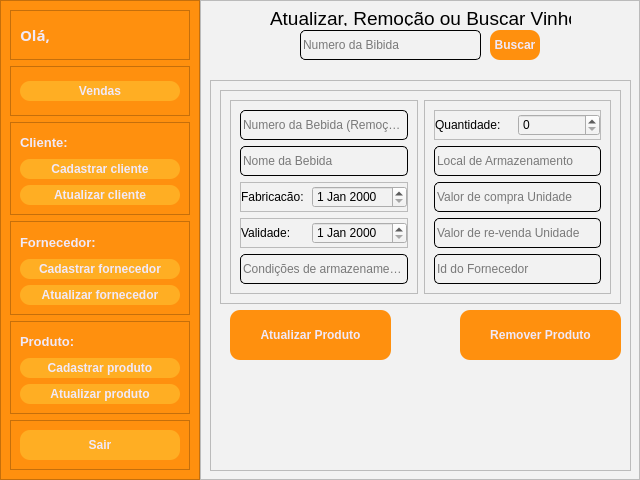
<?xml version="1.0" encoding="UTF-8"?>
<ui version="4.0">
 <class>MainWindow</class>
 <widget class="QMainWindow" name="MainWindow">
  <property name="geometry">
   <rect>
    <x>0</x>
    <y>0</y>
    <width>640</width>
    <height>480</height>
   </rect>
  </property>
  <property name="minimumSize">
   <size>
    <width>640</width>
    <height>480</height>
   </size>
  </property>
  <property name="maximumSize">
   <size>
    <width>640</width>
    <height>480</height>
   </size>
  </property>
  <property name="windowTitle">
   <string>MainWindow</string>
  </property>
  <widget class="QWidget" name="centralwidget">
   <layout class="QHBoxLayout" name="horizontalLayout">
    <property name="spacing">
     <number>0</number>
    </property>
    <property name="leftMargin">
     <number>0</number>
    </property>
    <property name="topMargin">
     <number>0</number>
    </property>
    <property name="rightMargin">
     <number>0</number>
    </property>
    <property name="bottomMargin">
     <number>0</number>
    </property>
    <item>
     <widget class="QFrame" name="frame">
      <property name="enabled">
       <bool>true</bool>
      </property>
      <property name="minimumSize">
       <size>
        <width>50</width>
        <height>0</height>
       </size>
      </property>
      <property name="maximumSize">
       <size>
        <width>200</width>
        <height>16777215</height>
       </size>
      </property>
      <property name="styleSheet">
       <string notr="true">background-color: rgb(255, 144, 14);</string>
      </property>
      <property name="frameShape">
       <enum>QFrame::StyledPanel</enum>
      </property>
      <property name="frameShadow">
       <enum>QFrame::Raised</enum>
      </property>
      <layout class="QVBoxLayout" name="verticalLayout">
       <item>
        <widget class="QFrame" name="frame_3">
         <property name="maximumSize">
          <size>
           <width>16777215</width>
           <height>50</height>
          </size>
         </property>
         <property name="frameShape">
          <enum>QFrame::StyledPanel</enum>
         </property>
         <property name="frameShadow">
          <enum>QFrame::Raised</enum>
         </property>
         <layout class="QHBoxLayout" name="horizontalLayout_2">
          <item>
           <widget class="QLabel" name="label_string_ola">
            <property name="maximumSize">
             <size>
              <width>30</width>
              <height>16777215</height>
             </size>
            </property>
            <property name="font">
             <font>
              <family>Rubik</family>
              <pointsize>11</pointsize>
              <weight>75</weight>
              <bold>true</bold>
             </font>
            </property>
            <property name="contextMenuPolicy">
             <enum>Qt::DefaultContextMenu</enum>
            </property>
            <property name="styleSheet">
             <string notr="true">color: rgb(240, 233, 249);</string>
            </property>
            <property name="text">
             <string>Olá,</string>
            </property>
           </widget>
          </item>
          <item>
           <widget class="QLineEdit" name="lineEdit_menu_nome_sobrenome_cliente">
            <property name="maximumSize">
             <size>
              <width>200</width>
              <height>16777215</height>
             </size>
            </property>
            <property name="font">
             <font>
              <family>Rubik</family>
              <pointsize>11</pointsize>
              <weight>75</weight>
              <bold>true</bold>
             </font>
            </property>
            <property name="styleSheet">
             <string notr="true">
QLineEdit{
	background:transparent;
	border:none;
	color: rgb(240, 233, 249);

}</string>
            </property>
           </widget>
          </item>
         </layout>
        </widget>
       </item>
       <item>
        <widget class="QFrame" name="frame_12">
         <property name="maximumSize">
          <size>
           <width>16777215</width>
           <height>50</height>
          </size>
         </property>
         <property name="frameShape">
          <enum>QFrame::StyledPanel</enum>
         </property>
         <property name="frameShadow">
          <enum>QFrame::Raised</enum>
         </property>
         <layout class="QVBoxLayout" name="verticalLayout_9">
          <item>
           <widget class="QPushButton" name="pushButton_vendas">
            <property name="minimumSize">
             <size>
              <width>100</width>
              <height>10</height>
             </size>
            </property>
            <property name="maximumSize">
             <size>
              <width>230</width>
              <height>20</height>
             </size>
            </property>
            <property name="font">
             <font>
              <weight>75</weight>
              <bold>true</bold>
             </font>
            </property>
            <property name="cursor">
             <cursorShape>PointingHandCursor</cursorShape>
            </property>
            <property name="styleSheet">
             <string notr="true">QPushButton{
	border-radius: 10px;
	border-image: url(:/Close_Image/cil-x.png);
	background-position: center;
		
	color: rgb(240, 233, 249);
	background-color: rgb(255, 174, 35);
	
}
QPushButton:hover{
	
	
	background-color: rgb(207, 110, 0);
	color: rgb(240, 233, 249);
}
QPushButton:pressed{
	background-color: rgb(35, 35, 35);
	color: rgb(200, 200, 200);
}

</string>
            </property>
            <property name="text">
             <string>Vendas</string>
            </property>
           </widget>
          </item>
         </layout>
        </widget>
       </item>
       <item>
        <widget class="QFrame" name="frame_4">
         <property name="minimumSize">
          <size>
           <width>0</width>
           <height>0</height>
          </size>
         </property>
         <property name="frameShape">
          <enum>QFrame::StyledPanel</enum>
         </property>
         <property name="frameShadow">
          <enum>QFrame::Raised</enum>
         </property>
         <layout class="QVBoxLayout" name="verticalLayout_2">
          <item>
           <widget class="QLabel" name="label_3">
            <property name="font">
             <font>
              <pointsize>10</pointsize>
              <weight>75</weight>
              <bold>true</bold>
             </font>
            </property>
            <property name="styleSheet">
             <string notr="true">color: rgb(240, 233, 249);</string>
            </property>
            <property name="text">
             <string>Cliente:</string>
            </property>
           </widget>
          </item>
          <item>
           <widget class="QPushButton" name="pushButton_cadastra_cliente">
            <property name="minimumSize">
             <size>
              <width>100</width>
              <height>10</height>
             </size>
            </property>
            <property name="maximumSize">
             <size>
              <width>230</width>
              <height>20</height>
             </size>
            </property>
            <property name="font">
             <font>
              <weight>75</weight>
              <bold>true</bold>
             </font>
            </property>
            <property name="cursor">
             <cursorShape>PointingHandCursor</cursorShape>
            </property>
            <property name="styleSheet">
             <string notr="true">QPushButton{
	border-radius: 10px;
	border-image: url(:/Close_Image/cil-x.png);
	background-position: center;
		
	color: rgb(240, 233, 249);
	background-color: rgb(255, 174, 35);
	
}
QPushButton:hover{
	
	
	background-color: rgb(207, 110, 0);
	color: rgb(240, 233, 249);
}
QPushButton:pressed{
	background-color: rgb(35, 35, 35);
	color: rgb(200, 200, 200);
}

</string>
            </property>
            <property name="text">
             <string>Cadastrar cliente</string>
            </property>
           </widget>
          </item>
          <item>
           <widget class="QPushButton" name="pushButton_atualiza_cliente">
            <property name="minimumSize">
             <size>
              <width>100</width>
              <height>10</height>
             </size>
            </property>
            <property name="maximumSize">
             <size>
              <width>230</width>
              <height>20</height>
             </size>
            </property>
            <property name="font">
             <font>
              <weight>75</weight>
              <bold>true</bold>
             </font>
            </property>
            <property name="cursor">
             <cursorShape>PointingHandCursor</cursorShape>
            </property>
            <property name="styleSheet">
             <string notr="true">QPushButton{
	border-radius: 10px;
	border-image: url(:/Close_Image/cil-x.png);
	background-position: center;
		
	color: rgb(240, 233, 249);
	background-color: rgb(255, 174, 35);
	
}
QPushButton:hover{
	
	
	background-color: rgb(207, 110, 0);
	color: rgb(240, 233, 249);
}
QPushButton:pressed{
	background-color: rgb(35, 35, 35);
	color: rgb(200, 200, 200);
}

</string>
            </property>
            <property name="text">
             <string>Atualizar cliente</string>
            </property>
           </widget>
          </item>
         </layout>
        </widget>
       </item>
       <item>
        <widget class="QFrame" name="frame_7">
         <property name="frameShape">
          <enum>QFrame::StyledPanel</enum>
         </property>
         <property name="frameShadow">
          <enum>QFrame::Raised</enum>
         </property>
         <layout class="QVBoxLayout" name="verticalLayout_5">
          <item>
           <widget class="QLabel" name="label_4">
            <property name="font">
             <font>
              <pointsize>10</pointsize>
              <weight>75</weight>
              <bold>true</bold>
             </font>
            </property>
            <property name="styleSheet">
             <string notr="true">color: rgb(240, 233, 249);</string>
            </property>
            <property name="text">
             <string>Fornecedor:</string>
            </property>
           </widget>
          </item>
          <item>
           <widget class="QPushButton" name="pushButton_cadastra_fornecedor">
            <property name="minimumSize">
             <size>
              <width>100</width>
              <height>10</height>
             </size>
            </property>
            <property name="maximumSize">
             <size>
              <width>230</width>
              <height>20</height>
             </size>
            </property>
            <property name="font">
             <font>
              <weight>75</weight>
              <bold>true</bold>
             </font>
            </property>
            <property name="cursor">
             <cursorShape>PointingHandCursor</cursorShape>
            </property>
            <property name="styleSheet">
             <string notr="true">QPushButton{
	border-radius: 10px;
	border-image: url(:/Close_Image/cil-x.png);
	background-position: center;
		
	color: rgb(240, 233, 249);
	background-color: rgb(255, 174, 35);
	
}
QPushButton:hover{
	
	
	background-color: rgb(207, 110, 0);
	color: rgb(240, 233, 249);
}
QPushButton:pressed{
	background-color: rgb(35, 35, 35);
	color: rgb(200, 200, 200);
}

</string>
            </property>
            <property name="text">
             <string>Cadastrar fornecedor</string>
            </property>
           </widget>
          </item>
          <item>
           <widget class="QPushButton" name="pushButton_atualiza_fornecedor">
            <property name="minimumSize">
             <size>
              <width>100</width>
              <height>10</height>
             </size>
            </property>
            <property name="maximumSize">
             <size>
              <width>230</width>
              <height>20</height>
             </size>
            </property>
            <property name="font">
             <font>
              <weight>75</weight>
              <bold>true</bold>
             </font>
            </property>
            <property name="cursor">
             <cursorShape>PointingHandCursor</cursorShape>
            </property>
            <property name="styleSheet">
             <string notr="true">QPushButton{
	border-radius: 10px;
	border-image: url(:/Close_Image/cil-x.png);
	background-position: center;
		
	color: rgb(240, 233, 249);
	background-color: rgb(255, 174, 35);
	
}
QPushButton:hover{
	
	
	background-color: rgb(207, 110, 0);
	color: rgb(240, 233, 249);
}
QPushButton:pressed{
	background-color: rgb(35, 35, 35);
	color: rgb(200, 200, 200);
}

</string>
            </property>
            <property name="text">
             <string>Atualizar fornecedor</string>
            </property>
           </widget>
          </item>
         </layout>
        </widget>
       </item>
       <item>
        <widget class="QFrame" name="frame_8">
         <property name="frameShape">
          <enum>QFrame::StyledPanel</enum>
         </property>
         <property name="frameShadow">
          <enum>QFrame::Raised</enum>
         </property>
         <layout class="QVBoxLayout" name="verticalLayout_6">
          <item>
           <widget class="QLabel" name="label_5">
            <property name="font">
             <font>
              <pointsize>10</pointsize>
              <weight>75</weight>
              <bold>true</bold>
             </font>
            </property>
            <property name="styleSheet">
             <string notr="true">color: rgb(240, 233, 249);</string>
            </property>
            <property name="text">
             <string>Produto:</string>
            </property>
           </widget>
          </item>
          <item>
           <widget class="QPushButton" name="pushButton_cadastra_produto">
            <property name="minimumSize">
             <size>
              <width>100</width>
              <height>10</height>
             </size>
            </property>
            <property name="maximumSize">
             <size>
              <width>230</width>
              <height>20</height>
             </size>
            </property>
            <property name="font">
             <font>
              <weight>75</weight>
              <bold>true</bold>
             </font>
            </property>
            <property name="cursor">
             <cursorShape>PointingHandCursor</cursorShape>
            </property>
            <property name="styleSheet">
             <string notr="true">QPushButton{
	border-radius: 10px;
	border-image: url(:/Close_Image/cil-x.png);
	background-position: center;
		
	color: rgb(240, 233, 249);
	background-color: rgb(255, 174, 35);
	
}
QPushButton:hover{
	
	
	background-color: rgb(207, 110, 0);
	color: rgb(240, 233, 249);
}
QPushButton:pressed{
	background-color: rgb(35, 35, 35);
	color: rgb(200, 200, 200);
}

</string>
            </property>
            <property name="text">
             <string>Cadastrar produto</string>
            </property>
           </widget>
          </item>
          <item>
           <widget class="QPushButton" name="pushButton_atualiza_produto">
            <property name="minimumSize">
             <size>
              <width>100</width>
              <height>10</height>
             </size>
            </property>
            <property name="maximumSize">
             <size>
              <width>230</width>
              <height>20</height>
             </size>
            </property>
            <property name="font">
             <font>
              <weight>75</weight>
              <bold>true</bold>
             </font>
            </property>
            <property name="cursor">
             <cursorShape>PointingHandCursor</cursorShape>
            </property>
            <property name="styleSheet">
             <string notr="true">QPushButton{
	border-radius: 10px;
	border-image: url(:/Close_Image/cil-x.png);
	background-position: center;
		
	color: rgb(240, 233, 249);
	background-color: rgb(255, 174, 35);
	
}
QPushButton:hover{
	
	
	background-color: rgb(207, 110, 0);
	color: rgb(240, 233, 249);
}
QPushButton:pressed{
	background-color: rgb(35, 35, 35);
	color: rgb(200, 200, 200);
}

</string>
            </property>
            <property name="text">
             <string>Atualizar produto</string>
            </property>
           </widget>
          </item>
         </layout>
        </widget>
       </item>
       <item>
        <widget class="QFrame" name="frame_5">
         <property name="maximumSize">
          <size>
           <width>16777215</width>
           <height>50</height>
          </size>
         </property>
         <property name="frameShape">
          <enum>QFrame::StyledPanel</enum>
         </property>
         <property name="frameShadow">
          <enum>QFrame::Raised</enum>
         </property>
         <widget class="QPushButton" name="pushButton_sair">
          <property name="geometry">
           <rect>
            <x>10</x>
            <y>10</y>
            <width>160</width>
            <height>30</height>
           </rect>
          </property>
          <property name="minimumSize">
           <size>
            <width>100</width>
            <height>30</height>
           </size>
          </property>
          <property name="maximumSize">
           <size>
            <width>230</width>
            <height>16777215</height>
           </size>
          </property>
          <property name="font">
           <font>
            <weight>75</weight>
            <bold>true</bold>
           </font>
          </property>
          <property name="cursor">
           <cursorShape>PointingHandCursor</cursorShape>
          </property>
          <property name="styleSheet">
           <string notr="true">QPushButton{
	border-radius: 10px;
	border-image: url(:/Close_Image/cil-x.png);
	background-position: center;
		
	color: rgb(240, 233, 249);
	background-color: rgb(255, 174, 35);
	
}
QPushButton:hover{
	
	
	background-color: rgb(207, 110, 0);
	color: rgb(240, 233, 249);
}
QPushButton:pressed{
	background-color: rgb(35, 35, 35);
	color: rgb(200, 200, 200);
}

</string>
          </property>
          <property name="text">
           <string>Sair</string>
          </property>
         </widget>
        </widget>
       </item>
      </layout>
     </widget>
    </item>
    <item>
     <widget class="QFrame" name="frame_2">
      <property name="enabled">
       <bool>true</bool>
      </property>
      <property name="styleSheet">
       <string notr="true">background-color: rgb(242, 242, 242);</string>
      </property>
      <property name="frameShape">
       <enum>QFrame::StyledPanel</enum>
      </property>
      <property name="frameShadow">
       <enum>QFrame::Raised</enum>
      </property>
      <widget class="QLineEdit" name="lineEdit_2">
       <property name="geometry">
        <rect>
         <x>100</x>
         <y>30</y>
         <width>181</width>
         <height>30</height>
        </rect>
       </property>
       <property name="minimumSize">
        <size>
         <width>0</width>
         <height>30</height>
        </size>
       </property>
       <property name="styleSheet">
        <string notr="true">border-width: 1px;
border-color: black;
border-style: solid;
display: inline-block;
border-radius: 5px;</string>
       </property>
       <property name="text">
        <string/>
       </property>
       <property name="placeholderText">
        <string>Numero da Bibida</string>
       </property>
      </widget>
      <widget class="QPushButton" name="pushButton_busca">
       <property name="geometry">
        <rect>
         <x>290</x>
         <y>30</y>
         <width>50</width>
         <height>30</height>
        </rect>
       </property>
       <property name="minimumSize">
        <size>
         <width>50</width>
         <height>30</height>
        </size>
       </property>
       <property name="maximumSize">
        <size>
         <width>50</width>
         <height>30</height>
        </size>
       </property>
       <property name="font">
        <font>
         <weight>75</weight>
         <bold>true</bold>
        </font>
       </property>
       <property name="cursor">
        <cursorShape>PointingHandCursor</cursorShape>
       </property>
       <property name="styleSheet">
        <string notr="true">QPushButton{
	border-radius: 10px;
	border-image: url(:/Close_Image/cil-x.png);
	background-position: center;
		
	color: rgb(240, 233, 249);
	background-color: rgb(255, 144, 14);
	
}
QPushButton:hover{
	
	
	background-color: rgb(207, 110, 0);
	color: rgb(240, 233, 249);
}
QPushButton:pressed{
	background-color: rgb(35, 35, 35);
	color: rgb(200, 200, 200);
}

</string>
       </property>
       <property name="text">
        <string>Buscar</string>
       </property>
      </widget>
      <widget class="QFrame" name="frame_6">
       <property name="geometry">
        <rect>
         <x>10</x>
         <y>80</y>
         <width>421</width>
         <height>391</height>
        </rect>
       </property>
       <property name="frameShape">
        <enum>QFrame::StyledPanel</enum>
       </property>
       <property name="frameShadow">
        <enum>QFrame::Raised</enum>
       </property>
       <widget class="QPushButton" name="pushButton_atualiza">
        <property name="geometry">
         <rect>
          <x>20</x>
          <y>230</y>
          <width>161</width>
          <height>50</height>
         </rect>
        </property>
        <property name="minimumSize">
         <size>
          <width>0</width>
          <height>50</height>
         </size>
        </property>
        <property name="maximumSize">
         <size>
          <width>16777215</width>
          <height>16777215</height>
         </size>
        </property>
        <property name="font">
         <font>
          <weight>75</weight>
          <bold>true</bold>
         </font>
        </property>
        <property name="cursor">
         <cursorShape>PointingHandCursor</cursorShape>
        </property>
        <property name="styleSheet">
         <string notr="true">QPushButton{
	border-radius: 10px;
	border-image: url(:/Close_Image/cil-x.png);
	background-position: center;
		
	color: rgb(240, 233, 249);
	background-color: rgb(255, 144, 14);
	
}
QPushButton:hover{
	
	
	background-color: rgb(207, 110, 0);
	color: rgb(240, 233, 249);
}
QPushButton:pressed{
	background-color: rgb(35, 35, 35);
	color: rgb(200, 200, 200);
}

</string>
        </property>
        <property name="text">
         <string>Atualizar Produto</string>
        </property>
       </widget>
       <widget class="QPushButton" name="pushButton_cadastro_cadastrar_17">
        <property name="geometry">
         <rect>
          <x>250</x>
          <y>230</y>
          <width>161</width>
          <height>50</height>
         </rect>
        </property>
        <property name="minimumSize">
         <size>
          <width>0</width>
          <height>50</height>
         </size>
        </property>
        <property name="maximumSize">
         <size>
          <width>16777215</width>
          <height>16777215</height>
         </size>
        </property>
        <property name="font">
         <font>
          <weight>75</weight>
          <bold>true</bold>
         </font>
        </property>
        <property name="cursor">
         <cursorShape>PointingHandCursor</cursorShape>
        </property>
        <property name="styleSheet">
         <string notr="true">QPushButton{
	border-radius: 10px;
	border-image: url(:/Close_Image/cil-x.png);
	background-position: center;
		
	color: rgb(240, 233, 249);
	background-color: rgb(255, 144, 14);
	
}
QPushButton:hover{
	
	
	background-color: rgb(207, 110, 0);
	color: rgb(240, 233, 249);
}
QPushButton:pressed{
	background-color: rgb(35, 35, 35);
	color: rgb(200, 200, 200);
}

</string>
        </property>
        <property name="text">
         <string>Remover Produto</string>
        </property>
       </widget>
       <widget class="QFrame" name="frame_9">
        <property name="geometry">
         <rect>
          <x>10</x>
          <y>10</y>
          <width>401</width>
          <height>214</height>
         </rect>
        </property>
        <property name="frameShape">
         <enum>QFrame::StyledPanel</enum>
        </property>
        <property name="frameShadow">
         <enum>QFrame::Raised</enum>
        </property>
        <layout class="QHBoxLayout" name="horizontalLayout_3">
         <item>
          <widget class="QFrame" name="frame_11">
           <property name="frameShape">
            <enum>QFrame::StyledPanel</enum>
           </property>
           <property name="frameShadow">
            <enum>QFrame::Raised</enum>
           </property>
           <layout class="QVBoxLayout" name="verticalLayout_8">
            <item>
             <widget class="QLineEdit" name="lineEdit_6">
              <property name="minimumSize">
               <size>
                <width>0</width>
                <height>30</height>
               </size>
              </property>
              <property name="styleSheet">
               <string notr="true">border-width: 1px;
border-color: black;
border-style: solid;
display: inline-block;
border-radius: 5px;</string>
              </property>
              <property name="placeholderText">
               <string>Numero da Bebida (Remoção)</string>
              </property>
             </widget>
            </item>
            <item>
             <widget class="QLineEdit" name="lineEdit_3">
              <property name="minimumSize">
               <size>
                <width>0</width>
                <height>30</height>
               </size>
              </property>
              <property name="styleSheet">
               <string notr="true">border-width: 1px;
border-color: black;
border-style: solid;
display: inline-block;
border-radius: 5px;</string>
              </property>
              <property name="text">
               <string/>
              </property>
              <property name="placeholderText">
               <string>Nome da Bebida</string>
              </property>
             </widget>
            </item>
            <item>
             <widget class="QFrame" name="frame_13">
              <property name="frameShape">
               <enum>QFrame::StyledPanel</enum>
              </property>
              <property name="frameShadow">
               <enum>QFrame::Raised</enum>
              </property>
              <layout class="QHBoxLayout" name="horizontalLayout_4">
               <property name="spacing">
                <number>0</number>
               </property>
               <property name="leftMargin">
                <number>0</number>
               </property>
               <property name="topMargin">
                <number>0</number>
               </property>
               <property name="rightMargin">
                <number>0</number>
               </property>
               <property name="bottomMargin">
                <number>0</number>
               </property>
               <item>
                <widget class="QLabel" name="label_6">
                 <property name="text">
                  <string>Fabricacão:</string>
                 </property>
                </widget>
               </item>
               <item>
                <widget class="QDateEdit" name="lineEdit_7"/>
               </item>
              </layout>
             </widget>
            </item>
            <item>
             <widget class="QFrame" name="frame_14">
              <property name="frameShape">
               <enum>QFrame::StyledPanel</enum>
              </property>
              <property name="frameShadow">
               <enum>QFrame::Raised</enum>
              </property>
              <layout class="QHBoxLayout" name="horizontalLayout_5">
               <property name="spacing">
                <number>0</number>
               </property>
               <property name="leftMargin">
                <number>0</number>
               </property>
               <property name="topMargin">
                <number>0</number>
               </property>
               <property name="rightMargin">
                <number>0</number>
               </property>
               <property name="bottomMargin">
                <number>0</number>
               </property>
               <item>
                <widget class="QLabel" name="label_7">
                 <property name="text">
                  <string>Validade:</string>
                 </property>
                </widget>
               </item>
               <item>
                <widget class="QDateEdit" name="lineEdit_14"/>
               </item>
              </layout>
             </widget>
            </item>
            <item>
             <widget class="QLineEdit" name="lineEdit_15">
              <property name="minimumSize">
               <size>
                <width>0</width>
                <height>30</height>
               </size>
              </property>
              <property name="styleSheet">
               <string notr="true">border-width: 1px;
border-color: black;
border-style: solid;
display: inline-block;
border-radius: 5px;</string>
              </property>
              <property name="placeholderText">
               <string>Condições de armazenamento</string>
              </property>
             </widget>
            </item>
           </layout>
          </widget>
         </item>
         <item>
          <widget class="QFrame" name="frame_10">
           <property name="frameShape">
            <enum>QFrame::StyledPanel</enum>
           </property>
           <property name="frameShadow">
            <enum>QFrame::Raised</enum>
           </property>
           <layout class="QVBoxLayout" name="verticalLayout_7">
            <item>
             <widget class="QFrame" name="frame_15">
              <property name="frameShape">
               <enum>QFrame::StyledPanel</enum>
              </property>
              <property name="frameShadow">
               <enum>QFrame::Raised</enum>
              </property>
              <layout class="QHBoxLayout" name="horizontalLayout_6">
               <property name="spacing">
                <number>0</number>
               </property>
               <property name="leftMargin">
                <number>0</number>
               </property>
               <property name="topMargin">
                <number>0</number>
               </property>
               <property name="rightMargin">
                <number>0</number>
               </property>
               <property name="bottomMargin">
                <number>0</number>
               </property>
               <item>
                <widget class="QLabel" name="label_8">
                 <property name="text">
                  <string>Quantidade:</string>
                 </property>
                </widget>
               </item>
               <item>
                <widget class="QSpinBox" name="lineEdit_8"/>
               </item>
              </layout>
             </widget>
            </item>
            <item>
             <widget class="QLineEdit" name="lineEdit_9">
              <property name="minimumSize">
               <size>
                <width>0</width>
                <height>30</height>
               </size>
              </property>
              <property name="styleSheet">
               <string notr="true">border-width: 1px;
border-color: black;
border-style: solid;
display: inline-block;
border-radius: 5px;</string>
              </property>
              <property name="placeholderText">
               <string>Local de Armazenamento</string>
              </property>
             </widget>
            </item>
            <item>
             <widget class="QLineEdit" name="lineEdit_10">
              <property name="minimumSize">
               <size>
                <width>0</width>
                <height>30</height>
               </size>
              </property>
              <property name="styleSheet">
               <string notr="true">border-width: 1px;
border-color: black;
border-style: solid;
display: inline-block;
border-radius: 5px;</string>
              </property>
              <property name="placeholderText">
               <string>Valor de compra Unidade</string>
              </property>
             </widget>
            </item>
            <item>
             <widget class="QLineEdit" name="lineEdit_12">
              <property name="minimumSize">
               <size>
                <width>0</width>
                <height>30</height>
               </size>
              </property>
              <property name="styleSheet">
               <string notr="true">border-width: 1px;
border-color: black;
border-style: solid;
display: inline-block;
border-radius: 5px;</string>
              </property>
              <property name="placeholderText">
               <string>Valor de re-venda Unidade</string>
              </property>
             </widget>
            </item>
            <item>
             <widget class="QLineEdit" name="lineEdit_11">
              <property name="minimumSize">
               <size>
                <width>0</width>
                <height>30</height>
               </size>
              </property>
              <property name="styleSheet">
               <string notr="true">border-width: 1px;
border-color: black;
border-style: solid;
display: inline-block;
border-radius: 5px;</string>
              </property>
              <property name="placeholderText">
               <string>Id do Fornecedor</string>
              </property>
             </widget>
            </item>
           </layout>
          </widget>
         </item>
        </layout>
       </widget>
      </widget>
      <widget class="QLabel" name="label_2">
       <property name="geometry">
        <rect>
         <x>70</x>
         <y>10</y>
         <width>301</width>
         <height>16</height>
        </rect>
       </property>
       <property name="font">
        <font>
         <pointsize>14</pointsize>
        </font>
       </property>
       <property name="text">
        <string>Atualizar, Remoção ou Buscar Vinhos</string>
       </property>
      </widget>
     </widget>
    </item>
   </layout>
  </widget>
 </widget>
 <resources/>
 <connections/>
</ui>
